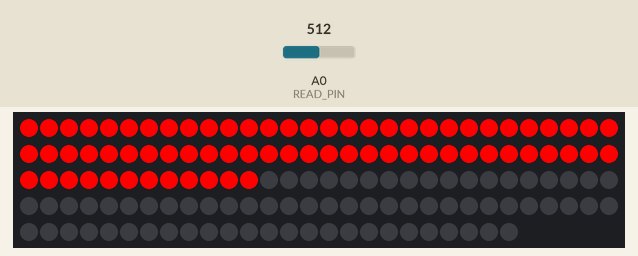
Recording of a sketch running on a simulated Arduino Nano, built with avr-gcc and run on an emulated ATmega328P. Parts: 145 RGB LEDs in strip order, left to right, continuing on the next row. The test bench sets the inputs (shaded band); at power-on: A0 (READ_PIN) = 512.

Above: at 1.2 s.
1.3 s: A0 (READ_PIN) set to 0
At 2.5 s:
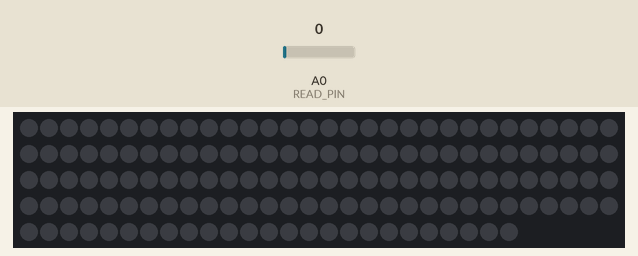
2.8 s: A0 (READ_PIN) set to 1023
At 3.6 s:
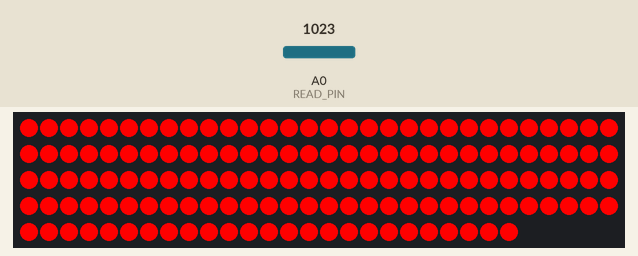
4.3 s: A0 (READ_PIN) set to 511
At 4.7 s:
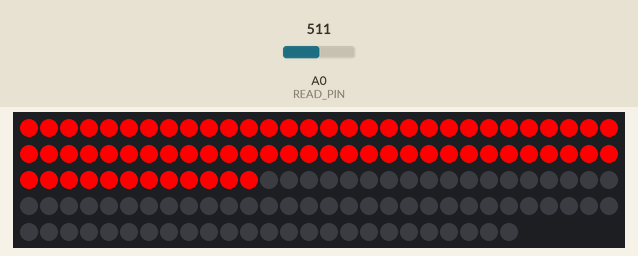
Timing chart, 0 to 7.3 s (numbered marks = the images above; inputs shaded):
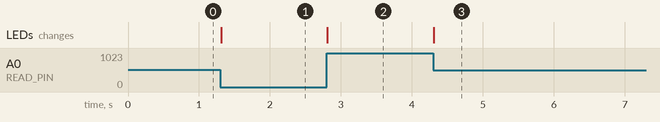

The sketch:

MicroLed.ino
```cpp
#include <FastLED.h>

#define LED_PIN 7
#define READ_PIN A0                     // analogue pin of arduino nano

#define NUM_LEDS      145
#define BRIGHTNESS    255
#define LED_TYPE      WS2812B
#define COLOR_ORDER   GRB
CRGB leds[NUM_LEDS];

void setup() {

  pinMode(READ_PIN,INPUT); //microphone
  FastLED.addLeds<LED_TYPE, LED_PIN, COLOR_ORDER>(leds, NUM_LEDS).setCorrection( TypicalLEDStrip );
  FastLED.setBrightness(  BRIGHTNESS );

}

void loop()
{

  float soundstate = analogRead(READ_PIN);
  int numLedsToLight = map(soundstate, 0, 1023, 0, NUM_LEDS);                   // mapping the values taken from the microphone to the number of available LEDs
  FastLED.clear();

  for(int led = 0; led < numLedsToLight; led++) {
    leds[led] = CRGB::Red;                                                      // colour of LEDs
  }
  FastLED.show();

}
```

Measured:
- after the input at 1.3 s, the LEDs: change at once (image 1)
- after the input at 2.8 s, the LEDs: change at once (image 2)
- after the input at 4.3 s, the LEDs: change at once (image 3)
